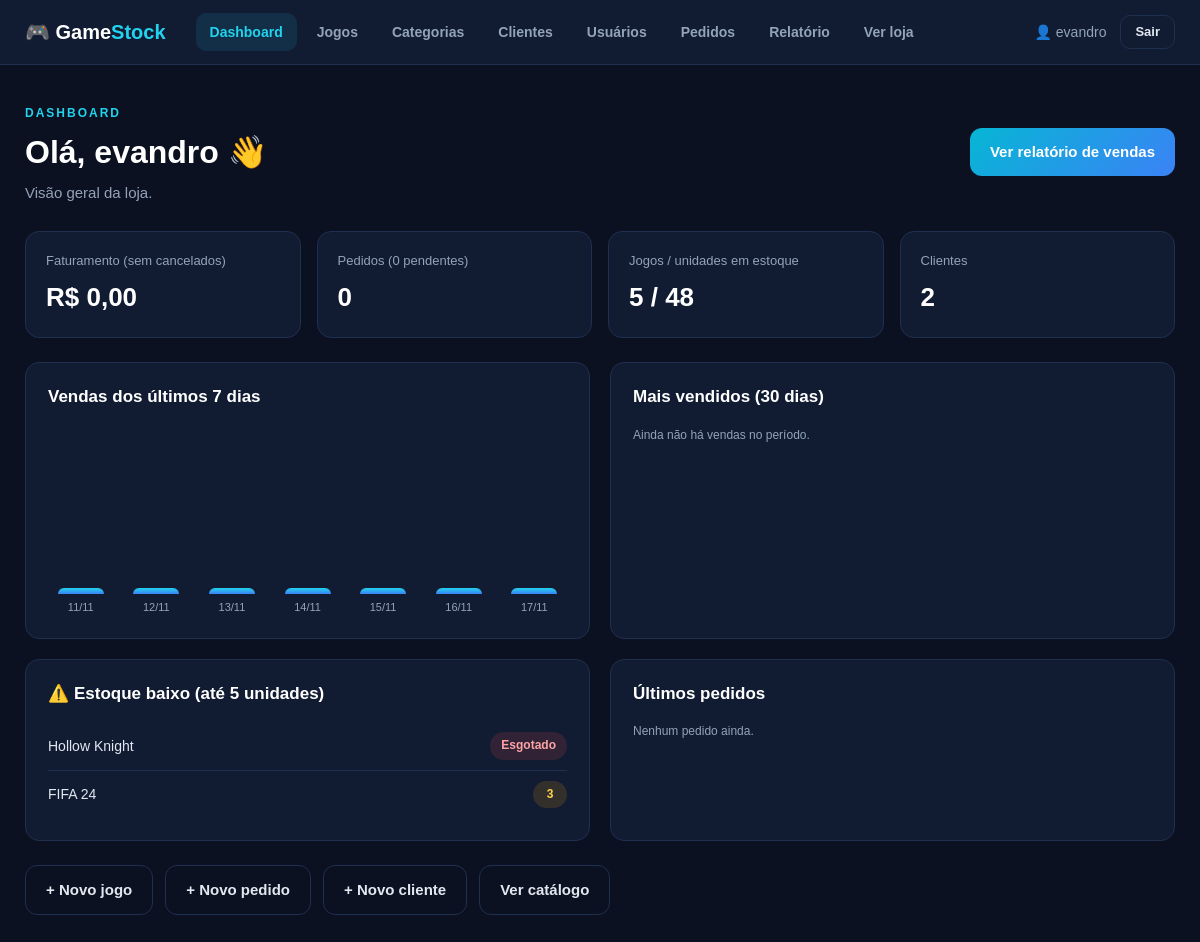
The app's page /admin/views/dashboard.php (signed in) with its own data.
### tables this page shows
CREATE TABLE games (
    id INT AUTO_INCREMENT PRIMARY KEY,
    titulo VARCHAR(100) NOT NULL,
    descricao TEXT,
    preco DECIMAL(10,2) NOT NULL,
    estoque INT DEFAULT 0,
    categoria_id INT NULL,
    imagem VARCHAR(255),
    created_at TIMESTAMP DEFAULT CURRENT_TIMESTAMP,
    updated_at TIMESTAMP DEFAULT CURRENT_TIMESTAMP ON UPDATE CURRENT_TIMESTAMP,
    FOREIGN KEY (categoria_id) REFERENCES categorias(id) ON DELETE SET NULL
);

### admin/config/conexao.php (called while the page is built, shortened)
<?php
class Conexao
{
    private static ?PDO $instancia = null;
    public static function getInstance(): PDO
    {
        if (self::$instancia === null) {
            try {
                self::$instancia = new PDO(
                    'mysql:host=' . self::HOST . ';dbname=' . self::BANCO . ';charset=utf8mb4',
                    self::USUARIO,
                    self::SENHA,
                    [
                        PDO::ATTR_ERRMODE            => PDO::ERRMODE_EXCEPTION,
                        PDO::ATTR_DEFAULT_FETCH_MODE => PDO::FETCH_ASSOC,
                    ]
                );
            } catch (PDOException $e) {
                http_response_code(500);
                exit('Erro! Não foi possível conectar ao banco. Importe o arquivo database.sql e confira o admin/config/conexao.php. Detalhe: '
                    . htmlspecialchars($e->getMessage(), ENT_QUOTES, 'UTF-8'));
            }
        }
        return self::$instancia;
    }
}
function e($valor): string
{
    return htmlspecialchars((string)$valor, ENT_QUOTES, 'UTF-8');
}
function moeda($valor): string
{
    return 'R$ ' . number_format((float)$valor, 2, ',', '.');
}
function usuario_logado(): ?array
{
    return $_SESSION['usuario'] ?? null;
}

### admin/models/relatorios.php (called while the page is built, shortened)
<?php
require_once __DIR__ . '/../config/conexao.php';
class Relatorio
{
    private $pdo;
    public function __construct()
    {
        $this->pdo = Conexao::getInstance();
    }
    public static function periodo(?string $de, ?string $ate): array
    {
        $valida = function (?string $d) {
            $obj = $d ? DateTime::createFromFormat('Y-m-d', $d) : false;
            return ($obj && $obj->format('Y-m-d') === $d) ? $d : null;
        };
        $de  = $valida($de)  ?? date('Y-m-01');
        $ate = $valida($ate) ?? date('Y-m-d');
        return [$de, $ate];
    }
    private function filtro(): string
    {
        return "p.status <> 'cancelado'
                AND p.created_at >= ?
                AND p.created_at < DATE_ADD(?, INTERVAL 1 DAY)";
    }
    private function consulta(string $sql, array $params = []): array
    {
        $sth = $this->pdo->prepare($sql);
        $sth->execute($params);
        return $sth->fetchAll();
    }
    public function resumoGeral(): array
    {
        return $this->pdo->query(
            "SELECT
                (SELECT COUNT(*) FROM games)       AS jogos,
                (SELECT COALESCE(SUM(estoque), 0) FROM games) AS unidades,
                (SELECT COUNT(*) FROM categorias)  AS categorias,
                (SELECT COUNT(*) FROM clientes)    AS clientes,
                (SELECT COUNT(*) FROM usuarios)    AS usuarios,
                (SELECT COUNT(*) FROM pedidos)     AS pedidos,
                (SELECT COUNT(*) FROM pedidos WHERE status = 'pendente') AS pendentes,
                (SELECT COALESCE(SUM(total), 0) FROM pedidos WHERE status <> 'cancelado') AS faturamento"
        )->fetch();
    }
    public function estoqueBaixo(int $limite = 5): array
    {
        return $this->consulta(
            "SELECT id, titulo, estoque FROM games WHERE estoque <= ? ORDER BY estoque ASC, titulo ASC LIMIT 8",
            [$limite]
        );
    }
    public function ultimosPedidos(int $n = 5): array
    {
        return $this->consulta(
            "SELECT p.id, p.total, p.status, p.created_at, c.nome AS cliente_nome
             FROM pedidos p JOIN clientes c ON c.id = p.cliente_id
             ORDER BY p.id DESC LIMIT " . (int)$n
        );
    }
    public function vendasUltimosDias(int $dias = 7): array
    {
        $ate = date('Y-m-d');
        $de  = date('Y-m-d', strtotime('-' . ($dias - 1) . ' days'));
        $mapa = [];
        foreach ($this->vendasPorDia($de, $ate) as $l) {
            $mapa[$l['dia']] = (float)$l['faturamento'];
        }
        $saida = [];
        for ($i = $dias - 1; $i >= 0; $i--) {
            $dia = date('Y-m-d', strtotime("-$i days"));
            $saida[] = ['dia' => $dia, 'faturamento' => $mapa[$dia] ?? 0.0];
        }
        return $saida;
    }
    public function vendasPorDia(string $de, string $ate): array
    {
        return $this->consulta(
            "SELECT DATE(p.created_at) AS dia, COUNT(*) AS pedidos, SUM(p.total) AS faturamento
             FROM pedidos p WHERE " . $this->filtro() . "
             GROUP BY DATE(p.created_at) ORDER BY dia ASC", [$de, $ate]
        );
    }
    public function topJogos(string $de, string $ate, int $limite = 10): array
    {
        return $this->consulta(
            "SELECT i.titulo, SUM(i.quantidade) AS unidades, SUM(i.quantidade * i.preco_unitario) AS valor
             FROM pedido_itens i JOIN pedidos p ON p.id = i.pedido_id
             WHERE " . $this->filtro() . "
             GROUP BY i.titulo ORDER BY unidades DESC, valor DESC LIMIT " . (int)$limite, [$de, $ate]
        );
    }
}

### admin/views/dashboard.php (the view, shortened to what this page needs)
<?php
require_once __DIR__ . '/../models/pedidos.php';
require_once __DIR__ . '/../models/relatorios.php';
$rel      = new Relatorio();
$resumo   = $rel->resumoGeral();
$semana   = $rel->vendasUltimosDias(7);
$maximo   = max(1, max(array_column($semana, 'faturamento')));
[$de, $ate] = Relatorio::periodo(date('Y-m-d', strtotime('-29 days')), date('Y-m-d'));
$top      = $rel->topJogos($de, $ate, 5);
$baixo    = $rel->estoqueBaixo(5);
$ultimos  = $rel->ultimosPedidos(5);
?>
<!DOCTYPE html>
<html lang="pt-br">
<head>
    <link rel="stylesheet" href="../public/css/style.css">
    <link rel="stylesheet" href="../../loja/public/css/loja.css">
</head>
<body>
<header class="topbar">
    <div class="topbar-inner">
        <a class="brand" href="dashboard.php">🎮 Game<span>Stock</span></a>
        <nav class="nav">
            <a href="dashboard.php" class="active">Dashboard</a>
            <a href="gerenciar_games.php" class="">Jogos</a>
            <a href="ver_categorias.php" class="">Categorias</a>
            <a href="ver_clientes.php" class="">Clientes</a>
            <a href="ver_usuarios.php" class="">Usuários</a>
            <a href="ver_pedidos.php" class="">Pedidos</a>
            <a href="relatorio_vendas.php" class="">Relatório</a>
            <a href="../../loja/views/loja.php">Ver loja</a>
        </nav>
        <div class="topbar-user">
            <span>👤 <?= e(usuario_logado()['nome']) ?></span>
            <a href="../controllers/logout.php" class="btn-ghost">Sair</a>
        </div>
    </div>
</header>
<div class="page-container">
    <div class="page-header">
        <div>
            <span class="page-tag">DASHBOARD</span>
            <h1>Olá, <?= e(explode(' ', usuario_logado()['nome'])[0]) ?> 👋</h1>
            <p>Visão geral da loja.</p>
        </div>
        <a href="relatorio_vendas.php" class="btn-primary">Ver relatório de vendas</a>
    </div>
    <div class="stats">
        <div class="stat-card">
            <span>Faturamento (sem cancelados)</span>
            <strong><?= moeda($resumo['faturamento']) ?></strong>
        </div>
        <div class="stat-card <?= $resumo['pendentes'] > 0 ? 'stat-alerta' : '' ?>">
            <span>Pedidos (<?= (int)$resumo['pendentes'] ?> pendentes)</span>
            <strong><?= (int)$resumo['pedidos'] ?></strong>
        </div>
        <div class="stat-card">
            <span>Jogos / unidades em estoque</span>
            <strong><?= (int)$resumo['jogos'] ?> / <?= (int)$resumo['unidades'] ?></strong>
        </div>
        <div class="stat-card">
            <span>Clientes</span>
            <strong><?= (int)$resumo['clientes'] ?></strong>
        </div>
    </div>
    <div class="dash-grid">
        <section class="box">
            <h3>Vendas dos últimos 7 dias</h3>
            <div class="bars">
                <?php foreach ($semana as $d): ?>
                    <div class="bar-col" title="<?= e(date('d/m', strtotime($d['dia']))) ?>: <?= e(moeda($d['faturamento'])) ?>">
                        <div class="bar" style="height: <?= max(3, round($d['faturamento'] / $maximo * 100)) ?>%"></div>
                        <span class="bar-dia"><?= e(date('d/m', strtotime($d['dia']))) ?></span>
                    </div>
                <?php endforeach; ?>
            </div>
        </section>
        <section class="box">
            <h3>Mais vendidos (30 dias)</h3>
            <?php if ($top): ?>
                <ol class="lista-rank">
                    <?php foreach ($top as $t): ?>
                        <li><span><?= e($t['titulo']) ?></span><strong><?= (int)$t['unidades'] ?> un.</strong></li>
                    <?php endforeach; ?>
                </ol>
            <?php else: ?>
                <p class="nota">Ainda não há vendas no período.</p>
            <?php endif; ?>
        </section>
        <section class="box">
            <h3>⚠️ Estoque baixo (até 5 unidades)</h3>
            <?php if ($baixo): ?>
                <ul class="lista-rank">
                    <?php foreach ($baixo as $b): ?>
                        <li>
                            <a href="editar_game.php?id=<?= (int)$b['id'] ?>"><?= e($b['titulo']) ?></a>
                            <span class="stock-badge <?= (int)$b['estoque'] === 0 ? 'stock-zero' : 'stock-baixo' ?>">
                                <?= (int)$b['estoque'] === 0 ? 'Esgotado' : (int)$b['estoque'] ?>
                            </span>
                        </li>
                    <?php endforeach; ?>
                </ul>
            <?php else: ?>
                <p class="nota">Nenhum jogo com estoque baixo. 👍</p>
            <?php endif; ?>
        </section>
        <section class="box">
            <h3>Últimos pedidos</h3>
            <?php if ($ultimos): ?>
                <ul class="lista-rank">
                    <?php foreach ($ultimos as $p): ?>
                        <li>
                            <span>#<?= (int)$p['id'] ?> · <?= e($p['cliente_nome']) ?></span>
                            <span>
                                <strong><?= moeda($p['total']) ?></strong>
                                <span class="status status-<?= e($p['status']) ?>"><?= e(Pedido::STATUS[$p['status']]) ?></span>
                            </span>
                        </li>
                    <?php endforeach; ?>
                </ul>
                <a href="ver_pedidos.php" class="btn-link">Ver todos os pedidos</a>
            <?php else: ?>
                <p class="nota">Nenhum pedido ainda.</p>
            <?php endif; ?>
        </section>
    </div>
    <div class="atalhos">
        <a href="cadastrar_game.php" class="btn-secondary">+ Novo jogo</a>
        <a href="cadastrar_pedido.php" class="btn-secondary">+ Novo pedido</a>
        <a href="cadastrar_cliente.php" class="btn-secondary">+ Novo cliente</a>
        <a href="ver_games.php" class="btn-secondary">Ver catálogo</a>
    </div>
</div>
</body>
</html>

### admin/public/css/style.css (style rules this page uses)
:root { --bg: #0b1120; --painel: #111c33; --painel-2: #16233f; --borda: #1f2f4f; --texto: #e2e8f0; --texto-suave: #94a3b8; --ciano: #22d3ee; --azul: #3b82f6; --verde: #22c55e; --amarelo: #f59e0b; --vermelho: #ef4444; --raio: 14px; }
* { margin: 0; padding: 0; box-sizing: border-box; }
body { font-family: Arial, Helvetica, sans-serif; background: var(--bg); color: var(--texto); min-height: 100vh; line-height: 1.45; }
a { color: inherit; }
.page-container { width: 100%; max-width: 1400px; margin: 0 auto; padding: 35px 25px 60px; }
.topbar { background: var(--painel); border-bottom: 1px solid var(--borda); position: sticky; top: 0; z-index: 20; }
.topbar-inner { max-width: 1400px; margin: 0 auto; padding: 0 25px; height: 64px; display: flex; align-items: center; gap: 30px; }
.brand { font-size: 20px; font-weight: bold; color: #fff; text-decoration: none; white-space: nowrap; }
.brand span { color: var(--ciano); }
.nav { display: flex; gap: 6px; flex: 1; }
.nav a { text-decoration: none; color: var(--texto-suave); padding: 9px 14px; border-radius: 10px; font-size: 14px; font-weight: bold; transition: .2s; }
.nav a.active { color: var(--ciano); background: rgba(34, 211, 238, .1); }
.topbar-user { display: flex; align-items: center; gap: 14px; font-size: 14px; color: var(--texto-suave); white-space: nowrap; }
.btn-ghost { text-decoration: none; border: 1px solid var(--borda); padding: 7px 14px; border-radius: 10px; color: var(--texto); font-size: 13px; font-weight: bold; transition: .2s; }
.page-header { display: flex; align-items: center; justify-content: space-between; gap: 30px; margin-bottom: 28px; }
.page-header h1 { color: #fff; font-size: 32px; margin: 6px 0; }
.page-header p { color: var(--texto-suave); font-size: 15px; }
.page-tag { color: var(--ciano); font-size: 12px; font-weight: bold; letter-spacing: 2px; }
.btn-primary { display: inline-block; background: linear-gradient(135deg, #06b6d4, #3b82f6); color: #fff; text-decoration: none; border: none; cursor: pointer; font-size: 15px; font-weight: bold; padding: 13px 20px; border-radius: 12px; transition: .25s; white-space: nowrap; }
.btn-secondary { display: inline-block; text-decoration: none; background: transparent; color: var(--texto); border: 1px solid var(--borda); padding: 13px 20px; border-radius: 12px; font-size: 15px; font-weight: bold; transition: .2s; }
.stats { display: grid; grid-template-columns: repeat(4, 1fr); gap: 16px; margin-bottom: 24px; }
.stat-card { background: var(--painel); border: 1px solid var(--borda); border-radius: var(--raio); padding: 20px; }
.stat-card span { display: block; color: var(--texto-suave); font-size: 13px; margin-bottom: 8px; }
.stat-card strong { font-size: 26px; color: #fff; }
.stock-badge { display: inline-block; min-width: 34px; text-align: center; padding: 5px 11px; border-radius: 999px; font-size: 12px; font-weight: bold; background: rgba(34, 197, 94, .15); color: #86efac; white-space: nowrap; }
.stock-baixo { background: rgba(245, 158, 11, .15); color: #fcd34d; }
.stock-zero { background: rgba(239, 68, 68, .15); color: #fca5a5; }
.nota { font-size: 12px; color: var(--texto-suave); line-height: 1.6; }
.dash-grid { display: grid; grid-template-columns: repeat(2, 1fr); gap: 20px; margin-bottom: 24px; }
.dash-grid .box { margin-bottom: 0; }
.bars { display: flex; align-items: flex-end; gap: 10px; height: 190px; padding-top: 10px; }
.bar-col { flex: 1; height: 100%; display: flex; flex-direction: column; justify-content: flex-end; align-items: center; gap: 6px; }
.bar { width: 100%; max-width: 46px; border-radius: 8px 8px 0 0; background: linear-gradient(180deg, #22d3ee, #3b82f6); transition: .2s; }
.bar-dia { font-size: 11px; color: var(--texto-suave); }
.lista-rank { list-style: none; margin: 0; padding: 0; }
.lista-rank li { display: flex; justify-content: space-between; align-items: center; gap: 12px; padding: 10px 0; border-bottom: 1px solid var(--borda); font-size: 14px; }
.lista-rank li:last-child { border-bottom: none; }
.lista-rank a { color: var(--texto); text-decoration: none; }
.atalhos { display: flex; gap: 12px; flex-wrap: wrap; }

### loja/public/css/loja.css (style rules this page uses)
.resumo, .box, .pedido-card { background: var(--painel); border: 1px solid var(--borda); border-radius: var(--raio); padding: 22px; }
.resumo h3, .box h3 { color: #fff; margin-bottom: 16px; font-size: 17px; }
.box { margin-bottom: 20px; }
.nota { font-size: 12px; color: var(--texto-suave); line-height: 1.6; margin-top: 10px; }

### records on screen
games: titulo "Hollow Knight", estoque "Esgotado"
games: titulo "FIFA 24", estoque "3"

### other values on screen
usuario_logado()['nome'] "evandro"
explode(' ', usuario_logado()['nome'])[0] "evandro"
moeda($resumo['faturamento']) "R$ 0,00"
$resumo['pendentes'] "0"
$resumo['pedidos'] "0"
$resumo['jogos'] "5"
$resumo['unidades'] "48"
$resumo['clientes'] "2"
date('d/m', strtotime($d['dia'])) "11/11"
date('d/m', strtotime($d['dia'])) "12/11"
date('d/m', strtotime($d['dia'])) "13/11"
date('d/m', strtotime($d['dia'])) "14/11"
date('d/m', strtotime($d['dia'])) "15/11"
date('d/m', strtotime($d['dia'])) "16/11"
date('d/m', strtotime($d['dia'])) "17/11"
